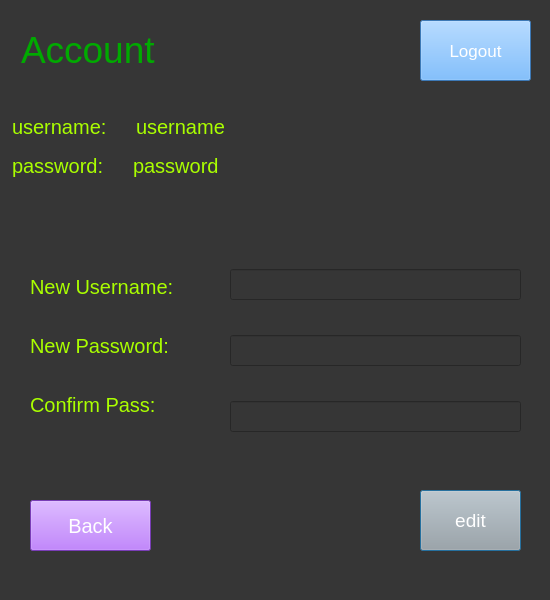
<?xml version="1.0" encoding="UTF-8"?>
<ui version="4.0">
 <class>Dialog</class>
 <widget class="QDialog" name="Dialog">
  <property name="geometry">
   <rect>
    <x>0</x>
    <y>0</y>
    <width>550</width>
    <height>600</height>
   </rect>
  </property>
  <property name="windowTitle">
   <string>mainwindow</string>
  </property>
  <property name="autoFillBackground">
   <bool>false</bool>
  </property>
  <property name="styleSheet">
   <string notr="true">background-color: rgb(170, 170, 255);
background-color: rgb(54, 54, 54);</string>
  </property>
  <property name="sizeGripEnabled">
   <bool>true</bool>
  </property>
  <widget class="QLabel" name="label">
   <property name="geometry">
    <rect>
     <x>21</x>
     <y>21</y>
     <width>166</width>
     <height>57</height>
    </rect>
   </property>
   <property name="styleSheet">
    <string notr="true">color:rgb(0, 170, 0); font-size:28pt</string>
   </property>
   <property name="text">
    <string>Account</string>
   </property>
  </widget>
  <widget class="QPushButton" name="updatebutton">
   <property name="geometry">
    <rect>
     <x>420</x>
     <y>490</y>
     <width>101</width>
     <height>61</height>
    </rect>
   </property>
   <property name="styleSheet">
    <string notr="true">background-color: rgb(167, 168, 167);font-size:14pt; color:rgb(255, 255, 255)</string>
   </property>
   <property name="text">
    <string>edit</string>
   </property>
  </widget>
  <widget class="QPushButton" name="backtomainpagebutton">
   <property name="geometry">
    <rect>
     <x>30</x>
     <y>500</y>
     <width>121</width>
     <height>51</height>
    </rect>
   </property>
   <property name="styleSheet">
    <string notr="true">background-color:rgb(170, 85, 255);
color:rgb(255, 255, 255);
font-size:15pt;</string>
   </property>
   <property name="text">
    <string>Back</string>
   </property>
  </widget>
  <widget class="QWidget" name="layoutWidget">
   <property name="geometry">
    <rect>
     <x>30</x>
     <y>260</y>
     <width>178</width>
     <height>171</height>
    </rect>
   </property>
   <layout class="QVBoxLayout" name="verticalLayout_2">
    <item>
     <widget class="QLabel" name="label_2">
      <property name="styleSheet">
       <string notr="true">font-size:15pt; color:rgb(170, 255, 0)</string>
      </property>
      <property name="text">
       <string>New Username:</string>
      </property>
     </widget>
    </item>
    <item>
     <widget class="QLabel" name="label_3">
      <property name="styleSheet">
       <string notr="true">font-size:15pt; color:rgb(170, 255, 0)</string>
      </property>
      <property name="text">
       <string>New Password:</string>
      </property>
     </widget>
    </item>
    <item>
     <widget class="QLabel" name="label_4">
      <property name="styleSheet">
       <string notr="true">font-size:15pt; color:rgb(170, 255, 0)</string>
      </property>
      <property name="text">
       <string>Confirm Pass:</string>
      </property>
     </widget>
    </item>
   </layout>
  </widget>
  <widget class="QWidget" name="layoutWidget">
   <property name="geometry">
    <rect>
     <x>230</x>
     <y>240</y>
     <width>291</width>
     <height>221</height>
    </rect>
   </property>
   <layout class="QVBoxLayout" name="verticalLayout_3">
    <item>
     <widget class="QLineEdit" name="newusername">
      <property name="styleSheet">
       <string notr="true">font-size:14pt;color:rgb(209, 209, 209)</string>
      </property>
      <property name="text">
       <string/>
      </property>
     </widget>
    </item>
    <item>
     <widget class="QLineEdit" name="newpassword">
      <property name="styleSheet">
       <string notr="true">font-size:14pt;color:rgb(209, 209, 209)</string>
      </property>
      <property name="text">
       <string/>
      </property>
     </widget>
    </item>
    <item>
     <widget class="QLineEdit" name="newconfirmpass">
      <property name="styleSheet">
       <string notr="true">font-size:14pt;color:rgb(209, 209, 209)</string>
      </property>
      <property name="text">
       <string/>
      </property>
     </widget>
    </item>
   </layout>
  </widget>
  <widget class="QLabel" name="usernamelabel">
   <property name="geometry">
    <rect>
     <x>136</x>
     <y>112</y>
     <width>108</width>
     <height>30</height>
    </rect>
   </property>
   <property name="styleSheet">
    <string notr="true">color:rgb(170, 255, 0);
font-size:15pt;</string>
   </property>
   <property name="text">
    <string>username</string>
   </property>
  </widget>
  <widget class="QLabel" name="passwordlabel">
   <property name="geometry">
    <rect>
     <x>133</x>
     <y>151</y>
     <width>105</width>
     <height>30</height>
    </rect>
   </property>
   <property name="styleSheet">
    <string notr="true">color:rgb(170, 255, 0);
font-size:15pt;</string>
   </property>
   <property name="text">
    <string>password</string>
   </property>
  </widget>
  <widget class="QPushButton" name="logoutbutton">
   <property name="geometry">
    <rect>
     <x>420</x>
     <y>20</y>
     <width>111</width>
     <height>61</height>
    </rect>
   </property>
   <property name="styleSheet">
    <string notr="true">color:rgb(255, 255, 255);
font-size:13pt;
background-color:rgb(85, 170, 255);</string>
   </property>
   <property name="text">
    <string>Logout</string>
   </property>
  </widget>
  <widget class="QLabel" name="passwordlabel_2">
   <property name="geometry">
    <rect>
     <x>12</x>
     <y>151</y>
     <width>114</width>
     <height>30</height>
    </rect>
   </property>
   <property name="styleSheet">
    <string notr="true">color:rgb(170, 255, 0);
font-size:15pt;</string>
   </property>
   <property name="text">
    <string>password:</string>
   </property>
  </widget>
  <widget class="QLabel" name="usernamelabel_2">
   <property name="geometry">
    <rect>
     <x>12</x>
     <y>112</y>
     <width>117</width>
     <height>30</height>
    </rect>
   </property>
   <property name="styleSheet">
    <string notr="true">color:rgb(170, 255, 0);
font-size:15pt;</string>
   </property>
   <property name="text">
    <string>username:</string>
   </property>
  </widget>
 </widget>
 <resources/>
 <connections/>
</ui>
